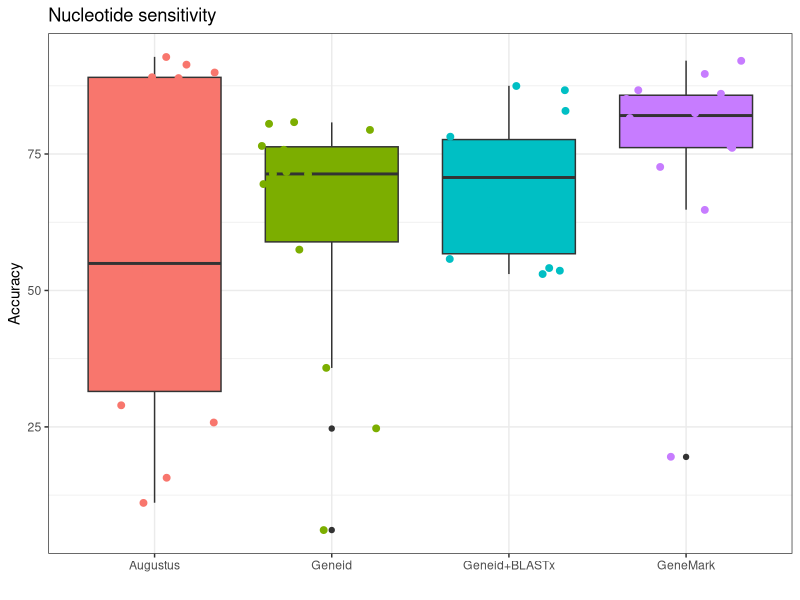
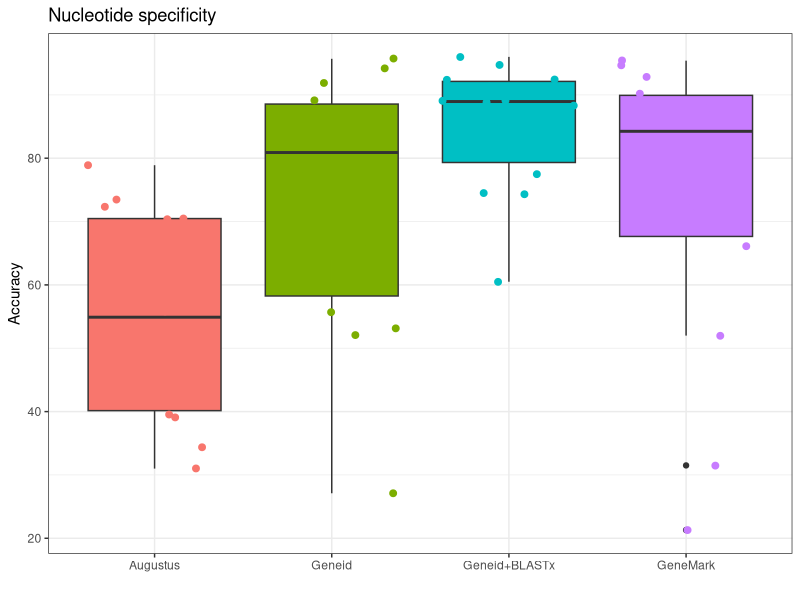
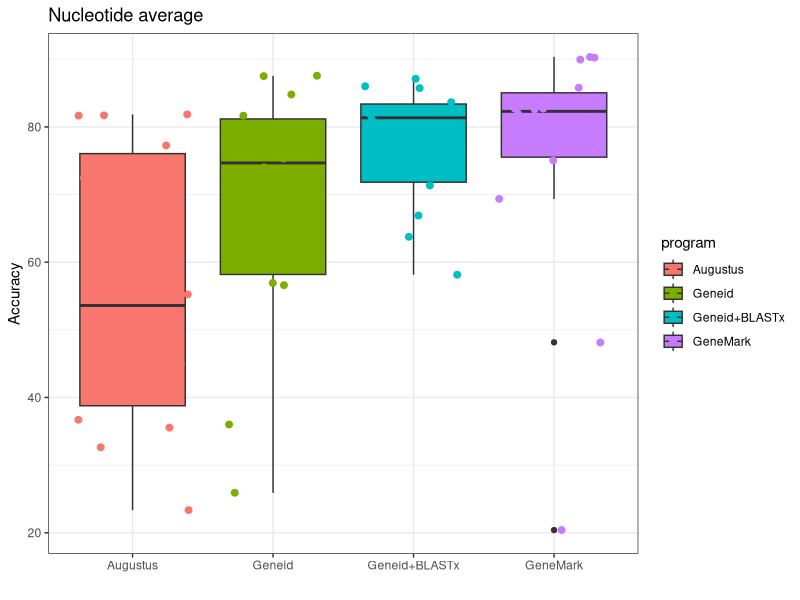
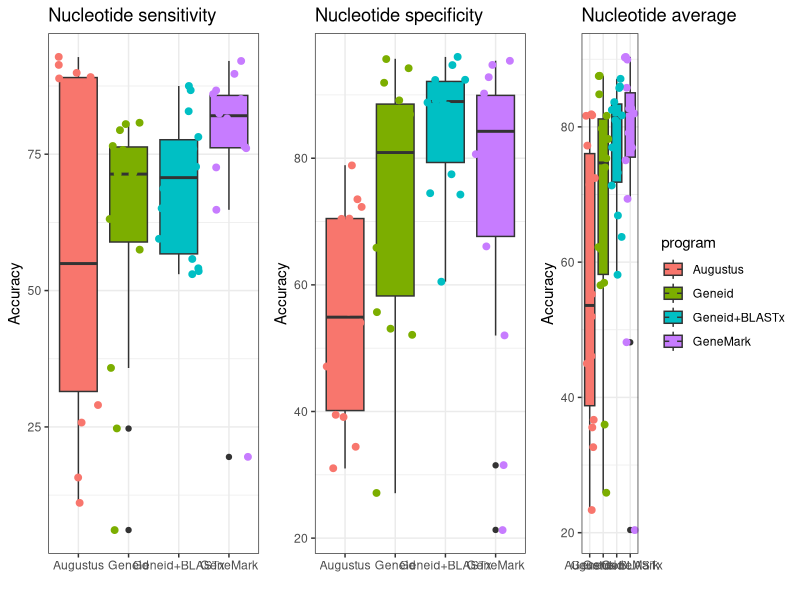
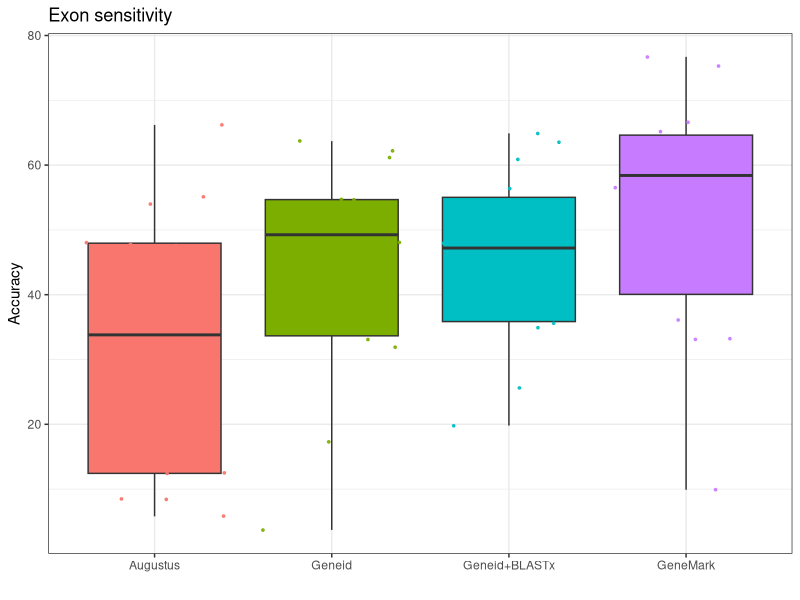
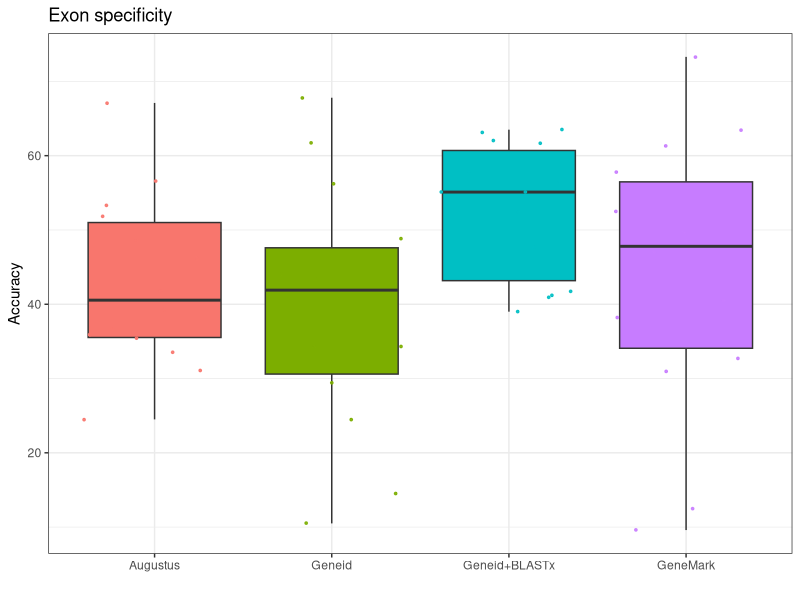
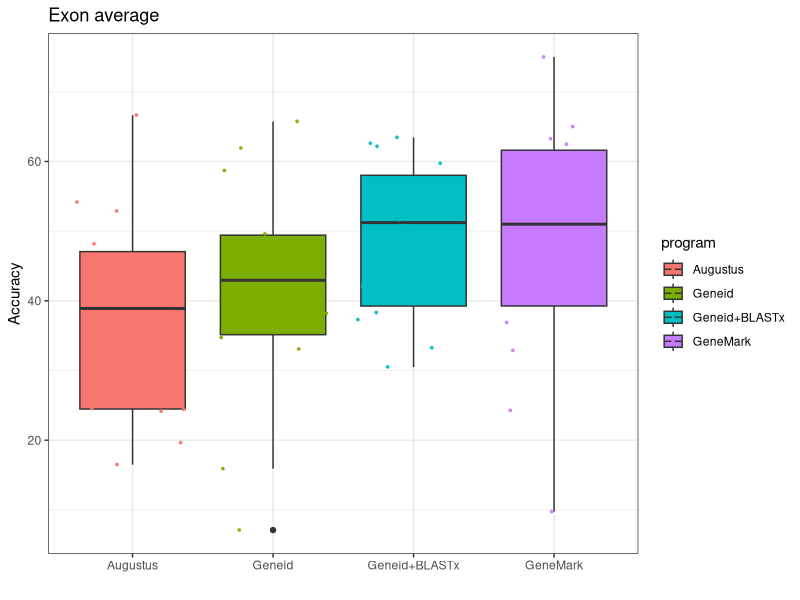
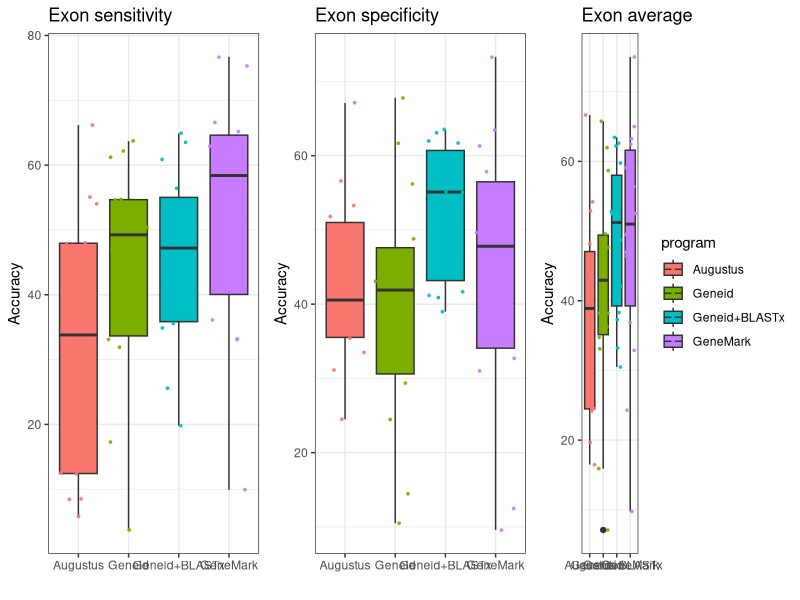

Write the R code that produced these figures, in order.
library("ggplot2")
library("tidyr")
library("gridExtra")
library("dplyr")
library("scales")
augustus <- data.frame(species  = c("Anopheles_gambiae", "Apis_mellifera",  "Bombus_terrestris", "C_elegans", "Drosophila_melanogaster", "Bemisia_tabaci", "Drosophila_erecta", "Drosophia_mojavensis", "Necator_americanus", "Aedes_aegypti", "Glossina_austeni", "Solenopsis_invicta", "Anopheles_funestus", "Danaus_plexippus"),
                       program = c("Augustus", "Augustus", "Augustus", "Augustus","Augustus", "Augustus","Augustus", "Augustus","Augustus", "Augustus","Augustus", "Augustus","Augustus", "Augustus"),
                       SNn = c(89.1, 29.0, 39.0, 89.9, 91.4, 15.7, 92.8, 87.9, 56.8, 11.1, 40.1, 25.8, 88.9, 53.1),
                       SPn = c(55.8, 42.1, 34.4, 73.5, 72.3, 31,   70.5, 66.6, 47.1, 78.9, 70.4, 39.5, 54,   39.1),
                       SNe = c(48.0, 12.5, 17.8, 66.2, 55.1, 8.5,  54,   47.8, 34.6, 8.4,  5.8,  12.4, 47.6, 33.0),
                       SPe = c(39.3, 36.6, 31.1, 67.1, 53.3, 24.5, 51.8, 48.6, 41.8, 56.6, 33.5, 35.9, 35.4, 46.2),
                       SNi = c(72.0, 13.6, 19.5, 77.5, 80.3, 7.5,  79.1, 69.9, 40.2, 8.4,  8.5,  14.2, 71.5, 34.6),
                       SPi = c(53.2, 39.8, 34.1, 80.2, 72.5, 40.7, 71.3, 66.9, 51.9, 60.1, 43.8, 40.6, 48.2, 47.7),
                       Predicted_exons = c(65588, 23949, 40803, 119119, 56622, 28964, 56616, 54161, 100103, 9295, 14985, 40640, 71825, 68925),
                       Predicted_loci = c(10495, 3337, 6057, 21310, 11056, 3343, 11192, 10453, 40655, 2615, 4050, 4911, 11627, 8401),
                       time_user = c(80414, 85124, 64436, 34039, 45211, 54755, 48506, 71238, 127410, 195615, 95010, 140503, 101015, 42713),
                       genome_size = c(1195047198, 283349351, 225250884, 407584042, 248654244, 100286401, 143726002, 370264922, 244075060, 378101515, 193826310, 152712140, 444543995, 248676414))

genemark <- data.frame(species  = c("Aedes_aegypti", "Anopheles_gambiae", "Apis_mellifera", "Bemisia_tabaci", "Bombus_terristris", "C_elegans", "Drosophila_melanogaster", "Glossina_austeni", "Necator_americanus", "Solenopsis_invicta", "Drosophia_mojavensis", "Drosophila_erecta", "Anopheles_funestus", "Danaus_plexippus"),
                       program = c("GeneMark", "GeneMark", "GeneMark", "GeneMark","GeneMark", "GeneMark","GeneMark", "GeneMark","GeneMark", "GeneMark","GeneMark", "GeneMark","GeneMark", "GeneMark"),
                       SNn = c(81.6, 77.6, 72.6, 19.5, 84.6, 89.7, 85.1, 76.1, 76.4, 64.8, 82.5, 86.0, 86.7, 92.1),
                       SPn = c(72.3, 87.9, 92.8, 21.3, 80.6, 90.2, 95.4, 87.9, 73.7, 31.5, 89.1, 94.7, 52.0, 66.1),
                       SNe = c(54.5, 51.9, 33.1, 9.9,  60.3, 76.7, 66.6, 33.2, 60.4, 36.1, 56.5, 65.2, 62.9, 75.3),
                       SPe = c(38.2, 47.1, 32.7, 9.6,  52.5, 73.3, 63.4, 40.6, 57.8, 12.5, 48.5, 61.3, 31.0, 49.6),
                       SNi = c(52.5, 59.1, 39.6, 9.0,  65.8, 82.2, 73.2, 40.1, 65.5, 39.3, 65.7, 72.3, 69.6, 76.0),
                       SPi = c(40.4, 52.0, 38.7, 9.3,  58.9, 77.0, 67.3, 47.4, 59.2, 14.0, 54.0, 65.7, 34.1, 52.0),
                       Predicted_exons = c(89031, 59114, 70983, 85905, 81780, 126196, 57650, 70406, 126334, 254990, 64177, 57854, 108381, 146547),
                       Predicted_loci = c(27090,  12788, 9285, 17437, 13974, 18280, 12924, 14049, 12862, 48515, 13298, 12751, 25492, 243347),
                       time_user = c(21022, 10085, 6018, 9906, 12119, 3577, 6341, 9845, 9340, 11769, 7269, 18637, 13739, 49444)*4,
                       genome_size = c(1195047198, 283349351, 225250884, 407584042, 248654244, 100286401, 143726002, 370264922, 244075060, 378101515, 193826310, 152712140, 444543995, 248676414))

geneid <- data.frame(species = c("Aedes_aegypti", "Anopheles_funestus", "Anopheles_gambiae", "Apis_mellifera", "Bemisia_tabaci", "Bombus_terristris", "C_elegans", "Drosophila_erecta", "Drosophia_mojavensis", "Drosophila_melanogaster", "Glossina_austeni", "Necator_americanus", "Solenopsis_invicta", "Danaus_plexippus"),
                       program = c("Geneid", "Geneid", "Geneid", "Geneid", "Geneid", "Geneid", "Geneid", "Geneid", "Geneid", "Geneid", "Geneid", "Geneid", "Geneid", "Geneid"),
                       SNn = c(69.5, 71.3, 75.8, 63.1, 24.7, 76.5, 80.5, 80.8, 71.4, 79.4, 6.10, 57.5, 71.7, 35.8),
                       SPn = c(86.9, 53.1, 83.7, 84.9, 27.1, 74.2, 89.1, 94.2, 91.9, 95.7, 65.9, 55.7, 52.1, 78.1),
                       SNe = c(52.0, 48.1, 54.7, 31.9, 17.3, 54.6, 63.7, 61.2, 50.4, 62.2, 3.70, 35.3, 47.0, 33.1),
                       SPe = c(44.0, 24.5, 43.1, 34.3, 14.5, 40.7, 67.8, 56.2, 48.8, 61.7, 10.5, 34.2, 29.4, 43.4),
                       SNi = c(51.3, 50.5, 58.3, 32.3, 16.3, 54.5, 63.6, 65.2, 54.1, 65.8, 2.10, 31.7, 47.4, 28.2),
                       SPi = c(43.1, 26.2, 44.9, 40.6, 18.9, 48.3, 70.3, 62.6, 55.3, 64.3, 5.90, 38.7, 37.9, 37.1),
                       Predicted_exons = c(73775, 104675, 68164, 65241, 99189, 95595, 113365, 59400, 56874, 55244, 40754, 124604, 141470, 73818),
                       Predicted_loci = c(16957,  264901, 15325, 17365, 37919, 27085, 21761, 16532, 15961, 13135, 7618, 40690, 49402, 10237),
                       time_user = c(881, 476, 347, 228, 297, 324, 104, 179, 401, 222, 374, 216, 413, 314),
                       genome_size = c(1195047198, 283349351, 225250884, 407584042, 248654244, 100286401, 143726002, 370264922, 244075060, 378101515, 193826310, 152712140, 444543995, 248676414))

geneid.BLASTx <- data.frame(species = c("Anopheles_gambiae", "Apis_mellifera", "Bombus_terristris", "C_elegans", "Drosophila_melanogaster", "Solenopsis_invicta", "Bemisia_tabaci", "Anopheles_funestus", "Glossina_austeni", "Danaus_plexippus", "Necator_americanus", "Aedes_aegypti", "Drosophila_erecta", "Drosophia_mojavensis"),
                            program = c("Geneid+BLASTx", "Geneid+BLASTx", "Geneid+BLASTx", "Geneid+BLASTx", "Geneid+BLASTx", "Geneid+BLASTx", "Geneid+BLASTx", "Geneid+BLASTx", "Geneid+BLASTx", "Geneid+BLASTx", "Geneid+BLASTx", "Geneid+BLASTx", "Geneid+BLASTx", "Geneid+BLASTx"),
                            SNn = c(  68.7, 54.1,  65.1, 82.9, 78.2, 59.5, 55.8, 76,    53.6, 87.5, 53.0, 73.7, 86.7, 72.7),
                            SPn = c(  94.7, 92.4,  88.8, 89.1, 96,   74.3, 60.5, 91.32, 89.1, 77.5, 74.5, 88.3, 84.8, 92.4),
                            SNe = c(  46.5, 25.6,  40.9, 64.9, 56.4, 36.6, 35.6, 49.9,  19.8, 63.5, 34.9, 47.9, 60.9, 50.9),
                            SPe = c(  55.1, 40.9,  56.5, 62.0, 63.1, 47.6, 39.0, 55.1,  41.2, 61.7, 41.7, 57.7, 63.5, 52.4),
                            SNi = c(  49.9, 25.7,  41.7, 71.1, 61.9, 36.3, 33.9, 53.4,  22.1, 62.8, 34.5, 46.0, 64.2, 56.5),
                            SPi = c(  58.1, 44.6,  60.9, 67.1, 67.6, 52.5, 40.5, 57.7,  46.1, 63.6, 41.6, 56.2, 68.2, 56.8),
                            Predicted_exons = c(  45254, 43909, 51546, 126353, 48945,   67885, 75903, 48351, 41432, 25523, 101069, 51826, 52135, 53587),
                            Predicted_loci = c(  10280, 9254,  10002, 19058,   11403,   16847, 16554, 10800,  9697, 8610, 15825, 12779, 13582, 11976),
                            time_user = c(103,193, 198, 146, 160, 315, 460, 263, 288, 233, 709, 835, 260, 400)*4,
                            genome_size = c(225250884, 407584042, 100286401, 143726002, 378101515, 444543995, 248654244, 283349351, 193826310, 248676414, 152712140, 1195047198, 370264922, 244075060))


programs.mix <- rbind(augustus, genemark, geneid, geneid.BLASTx)
#cols.name <- c("SNn", "SPn", "SNe", "SPe", "SNi", "SPi", "Predicted_exons", "Predicted_loci", "time_user", "genome_size")
#programs.mix[cols.name] <- sapply(programs.mix[cols.name],as.numeric)

programs.mix$nucl.mean.programs.mix <- rowMeans(programs.mix[,c("SPn", "SNn")], na.rm=TRUE)
programs.mix$exon.mean.programs.mix <- rowMeans(programs.mix[,c("SPe", "SNe")], na.rm=TRUE)
programs.mix$intron.mean.programs.mix <- rowMeans(programs.mix[,c("SPi", "SNi")], na.rm=TRUE)
programs.mix$all.mean.programs.mix <- rowMeans(programs.mix[,c("nucl.mean.programs.mix", "exon.mean.programs.mix", "intron.mean.programs.mix")], na.rm = TRUE)

# NUCLEOTIDE LEVEL
# SENSITIVITY
nu.se <- ggplot(programs.mix, aes(x=program, y=SNn, fill=program), show.legend = FALSE) +
  #geom_violin(width=1.4, alpha=0.2) +
  geom_boxplot(show.legend = FALSE)+
  geom_jitter(size=2, alpha=2.2, aes(colour=program), show.legend = FALSE) +
  theme(plot.title = element_text(size=40), 
        #legend.position="none",
        panel.grid.major.y = element_blank(), panel.grid.minor.y = element_blank(),
        panel.grid.major.x = element_blank(), panel.grid.minor.x = element_blank(),
        #legend.text = element_text(size = 40),
        #legend.title = element_text(size = 40),
        axis.title.y = element_text(size = 40),
        axis.title.x = element_text(size = 40),
        axis.text.x = element_text(size = 40),
        axis.text.y = element_text(size = 40)) +
  theme_bw() +
  ggtitle("Nucleotide sensitivity") + xlab("") + ylab("Accuracy")
nu.se
# NUCLEOTIDE LEVEL
# SPECIFICITY
nu.sp <- ggplot(programs.mix, aes(x=program, y=SPn, fill=program), show.legend = FALSE) +
  #geom_violin(width=1.4, alpha=0.2) +
  geom_boxplot(show.legend = FALSE)+
  geom_jitter(size=2, alpha=2.2, aes(colour=program), show.legend = FALSE) +
  theme(legend.position="none", plot.title = element_text(size=40), 
        panel.grid.major.y = element_blank(), panel.grid.minor.y = element_blank(),
        panel.grid.major.x = element_blank(), panel.grid.minor.x = element_blank(),
        legend.text = element_text(size = 40),
        legend.title = element_text(size = 40),
        axis.title.y = element_text(size = 40),
        axis.title.x = element_text(size = 40),
        axis.text.x = element_text(size = 40),
        axis.text.y = element_text(size = 40)) +
  theme_bw() +
  ggtitle("Nucleotide specificity") + xlab("") + ylab("Accuracy")
nu.sp
#grid.arrange(nu.se, nu.sp, nrow =1, ncol = 2)
# NUCLEOTIDE LEVEL
# AVERAGE SENSITIVITY+SPECIFICITY
nu.avg <- ggplot(programs.mix, aes(x=program, y=nucl.mean.programs.mix, fill=program)) +
  #geom_violin(width=1.4, alpha=0.2) +
  geom_boxplot()+
  geom_jitter(size=2, alpha=2.2, aes(colour=program)) +
  theme(legend.position="none", plot.title = element_text(size=40), 
        panel.grid.major.y = element_blank(), panel.grid.minor.y = element_blank(),
        panel.grid.major.x = element_blank(), panel.grid.minor.x = element_blank(),
        legend.text = element_text(size = 40),
        legend.title = element_text(size = 40),
        axis.title.y = element_text(size = 40),
        axis.title.x = element_text(size = 40),
        axis.text.x = element_text(size = 40),
        axis.text.y = element_text(size = 40)) +
  theme_bw() +
  ggtitle("Nucleotide average") + xlab("") + ylab("Accuracy")
nu.avg
grid.arrange(nu.se, nu.sp, nu.avg, nrow =1, ncol = 3)
mix.nucl.aov <- aov(nucl.mean.programs.mix ~ program, data = programs.mix)
summary.aov(mix.nucl.aov)
pairwise.t.test(programs.mix$nucl.mean.programs.mix, programs.mix$program, p.adjust="none", alternative=c("greater"))
pairwise.t.test(programs.mix$SNn, programs.mix$program, p.adjust="none", alternative=c("greater"))
pairwise.t.test(programs.mix$SPn, programs.mix$program, p.adjust="none", alternative=c("greater"))
# EXON LEVEL
# SENSITIVITY
ex.se <- ggplot(programs.mix, aes(x=program, y=SNe, fill=program), show.legend = FALSE) +
  geom_boxplot(show.legend = FALSE) +
  #geom_violin(width=1.4, alpha=0.2) +  
  geom_jitter(size=0.6, alpha=0.9, aes(colour=program), show.legend = FALSE) +
  theme(legend.position="none", plot.title = element_text(size=40), 
        panel.grid.major.y = element_blank(), panel.grid.minor.y = element_blank(),
        panel.grid.major.x = element_blank(), panel.grid.minor.x = element_blank(),
        legend.text = element_text(size = 40),
        legend.title = element_text(size = 40),
        axis.title.y = element_text(size = 40),
        axis.title.x = element_text(size = 40),
        axis.text.x = element_text(size = 40),
        axis.text.y = element_text(size = 40)) +
  theme_bw() +
  ggtitle("Exon sensitivity") + xlab("") + ylab("Accuracy")
ex.se
# EXON LEVEL
# SPECIFICITY
ex.sp <- ggplot(programs.mix, aes(x=program, y=SPe, fill=program), show.legend = FALSE) +
  geom_boxplot(show.legend = FALSE) +
  #geom_violin(width=1.4, alpha=0.2) + 
  geom_jitter(size=0.6, alpha=0.9, aes(colour=program), show.legend = FALSE) +
  theme(legend.position="none", plot.title = element_text(size=40), 
        panel.grid.major.y = element_blank(), panel.grid.minor.y = element_blank(),
        panel.grid.major.x = element_blank(), panel.grid.minor.x = element_blank(),
        legend.text = element_text(size = 40),
        legend.title = element_text(size = 40),
        axis.title.y = element_text(size = 40),
        axis.title.x = element_text(size = 40),
        axis.text.x = element_text(size = 40),
        axis.text.y = element_text(size = 40)) +
  theme_bw() +
  ggtitle("Exon specificity") + xlab("") + ylab("Accuracy")
ex.sp
# EXON LEVEL
# AVERAGE SENSITIVITY+SPECIFICITY
ex.avg <- ggplot(programs.mix, aes(x=program, y=exon.mean.programs.mix, fill=program)) +
  geom_boxplot() +
  #geom_violin(width=1.4, alpha=0.2) +
  geom_jitter(size=0.6, alpha=0.9, aes(colour=program)) +
  theme(legend.position="none", plot.title = element_text(size=40), 
        panel.grid.major.y = element_blank(), panel.grid.minor.y = element_blank(),
        panel.grid.major.x = element_blank(), panel.grid.minor.x = element_blank(),
        legend.text = element_text(size = 40),
        legend.title = element_text(size = 40),
        axis.title.y = element_text(size = 40),
        axis.title.x = element_text(size = 40),
        axis.text.x = element_text(size = 40),
        axis.text.y = element_text(size = 40)) +
  theme_bw() +
  #ylim(0,100) +
  ggtitle("Exon average") + xlab("") + ylab("Accuracy")
ex.avg
grid.arrange(ex.se, ex.sp, ex.avg, nrow =1, ncol = 3)
mix.ex.aov <- aov(exon.mean.programs.mix ~ program, data = programs.mix)
summary.aov(mix.ex.aov)
pairwise.t.test(programs.mix$exon.mean.programs.mix, programs.mix$program, p.adjust="none", alternative=c("greater"))
pairwise.t.test(programs.mix$SNe, programs.mix$program, p.adjust="none", alternative=c("greater"))
pairwise.t.test(programs.mix$SPe, programs.mix$program, p.adjust="none", alternative=c("greater"))
# EXECUTION TIME
ex.time <- ggplot(programs.mix, aes(x=genome_size, y=log(time_user, base = exp(10)), group=program, color=program)) +
  geom_point()+
  geom_smooth(method = 'lm', se=F)+
  theme_bw()+
  theme(plot.title = element_text(size=40),
        legend.text = element_text(size = 40),
        legend.title = element_text(size = 40),
        axis.title.y = element_text(size = 40),
        axis.title.x = element_text(size = 40),
        axis.text.x = element_text(size = 40),
        axis.text.y = element_text(size = 40)
        #panel.grid.major.y = element_blank(), panel.grid.minor.y = element_blank(),
        #panel.grid.major.x = element_blank(), panel.grid.minor.x = element_blank()
  ) +
  ggtitle("Execution time")+xlab("Genome size, bp")+ylab("log(execution time, seconds)")
ex.time
ex.time.aov <- aov(time_user ~ genome_size, data = programs.mix)
summary.aov(mix.ex.aov)
pairwise.t.test(programs.mix$time_user, programs.mix$program, p.adjust="none", alternative=c("two.sided"))
#qqnorm(programs.mix$nucl.mean.programs.mix, pch = 1, frame = FALSE)
#qqline(programs.mix$nucl.mean.programs.mix, col = "steelblue", lwd = 2)


ggplot(programs.mix, aes(x=genome_size, y=time_user, group=program, color=program)) +
  geom_point()+
  scale_y_log10(breaks = trans_breaks("log10", function(x) 10^x, n = 4),
              labels = trans_format("log10", math_format(10^.x))) +
  scale_x_continuous(breaks = c(1e8, 5e8, 10e8),
                     labels = c(expression("1·"~10^8),
                                expression("5·"~10^8),
                                expression("1·"~10^9))) +
  geom_smooth(method='lm', formula = y ~ x, alpha = 0.2) +
  theme_bw() + 
  theme(plot.title = element_text(size=40),
        legend.text = element_text(size = 40),
        legend.title = element_text(size = 40),
        axis.title.y = element_text(size = 40),
        axis.title.x = element_text(size = 40),
        axis.text.x = element_text(size = 40),
        axis.text.y = element_text(size = 40),
        panel.grid.major.y = element_blank(), panel.grid.minor.y = element_blank(),
        panel.grid.major.x = element_blank(), panel.grid.minor.x = element_blank()) +
  ylab("log(Execution time, seconds)") + 
  xlab("Genome size, bp") +
  ggtitle("Execution time")
